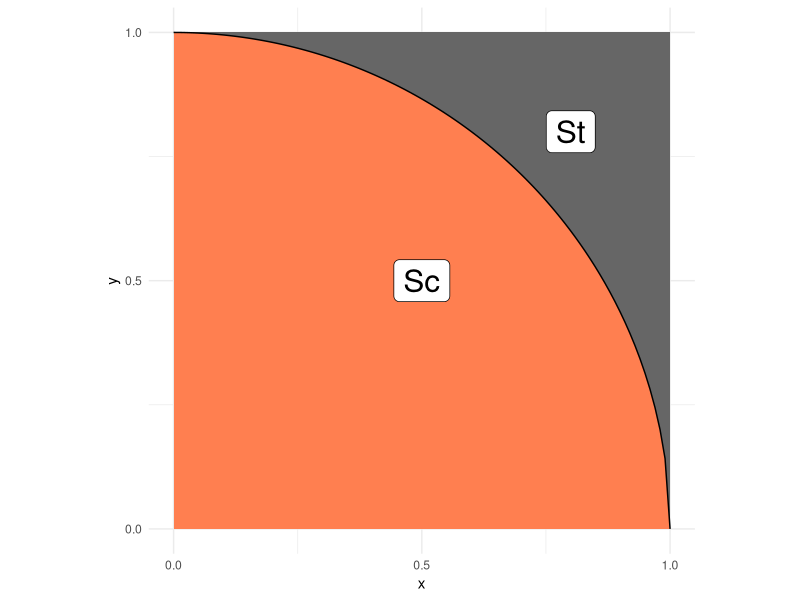
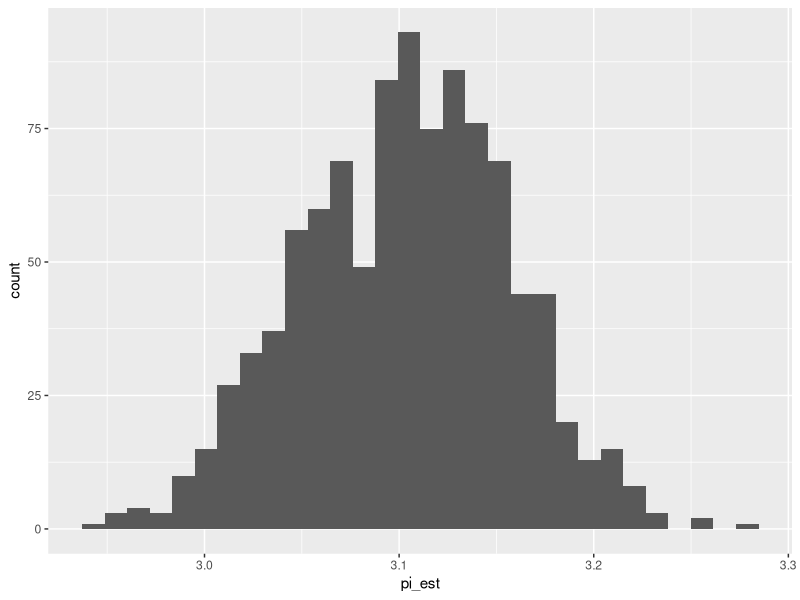

Reproduce these figures in R, in order.
## ---- chunk 1
library(tidyverse)
library(rsample)
## ---- chunk 2
## NOTE: No need to edit; this visual helps explain the pi estimation scheme
tibble(x = seq(0, 1, length.out = 100)) %>%
  mutate(y = sqrt(1 - x^2)) %>%

  ggplot(aes(x, y)) +
  annotate(
    "rect",
    xmin = 0, ymin = 0, xmax = 1, ymax = 1,
    fill = "grey40",
    size = 1
  ) +
  geom_ribbon(aes(ymin = 0, ymax = y), fill = "coral") +
  geom_line() +
  annotate(
    "label",
    x = 0.5, y = 0.5, label = "Sc",
    size = 8
  ) +
  annotate(
    "label",
    x = 0.8, y = 0.8, label = "St",
    size = 8
  ) +
  scale_x_continuous(breaks = c(0, 1/2, 1)) +
  scale_y_continuous(breaks = c(0, 1/2, 1)) +
  theme_minimal() +
  coord_fixed()
## ---- chunk 3
## TASK: Choose a sample size and generate samples
set.seed(101)
n <- 1000 # Choose a sample size
df_q1 <- tibble(
  x = runif(n, min = 0, max = 1), # Generate the data
  y = runif(n, min = 0, max = 1)
)
df_q1
## ---- chunk 4
## NOTE: Do not edit this code
# Correct sample size
assertthat::assert_that(
  dim(df_q1) %>% 
    .[[1]] == n,
  msg = "The sample size should be `n`"
)
# Correct column names
assertthat::assert_that(
  setequal(names(df_q1), c("x", "y")),
  msg = "df_q1 must include the columns `x` and `y`"
)
print("Good")
## ---- chunk 5
## TASK: Finish implementing this function
stat <- function(x, y) {
  # TODO: Finish implementing this function
  ifelse(x^2 + y^2 <= 1, 4, 0)
}
## ---- chunk 6
## TASK: Finish writing these assert statements

# Check the value for points *inside* the circle
assertthat::assert_that(
    tibble(x = .25, y = .25) %>% # Pick a point *inside* the circle
    mutate(stat = stat(x, y)) %>% 
    pull(stat) %>% 
    .[[1]] == 4,
  # ???, # Write the correct value of stat() here
  msg = "Incorrect value when a point is inside the circle"
)

# Check the value for points *outside* the circle
assertthat::assert_that(
    tibble(x = 1, y = 1) %>% # Pick a point *outside* the circle
    mutate(stat = stat(x, y)) %>% 
    pull(stat) %>% 
    .[[1]] == 0,
  # ???, # Write the correct value of stat() here
  msg = "Incorrect value when a point is outside the circle"
)
print("Your assertions passed, but make sure they're checking the right thing!")
## ---- chunk 7
## TASK: Estimate pi using your data from q1

df_q3 <- df_q1 %>%
  mutate(stat_value = stat(x, y)) %>% 
  summarize(pi_est = mean(stat_value))

df_q3
## ---- chunk 8
## NOTE: Do not edit this code
# Correct sample size
assertthat::assert_that(
  dim(df_q3) %>% 
    .[[1]] == 1,
  msg = "This result should have just one row"
)
# Correct column names
assertthat::assert_that(
  setequal(names(df_q3), c("pi_est")),
  msg = "df_q3 must include the column `pi_est`"
)
print("Good")
## ---- chunk 9
## TASK: Finish the code below
df_q4 <- 
  df_q1 %>% 
  bootstraps(., times = 1000) %>% 
  mutate(
    pi_est = map_dbl(
      splits,
      function(split_df) {
        analysis(split_df) %>% 
          mutate(stat_value = stat(x, y)) %>% 
          summarize(pi_est = mean(stat_value)) %>% 
          pull(pi_est)
      }
    )
  )

## NOTE: Do not edit; use this to visualize your results
df_q4 %>% 
  ggplot(aes(pi_est)) +
  geom_histogram()
## ---- chunk 10
## TASK: Compute a bootstrap confidence interval at the 95% level (alpha = 0.05)
df_q5 <- 
  df_q4 %>% 
  summarize(
    # TODO: Compute pi_lo and pi_up
    pi_lo = quantile(pi_est, .025),
    pi_up = quantile(pi_est, .975)
  )

df_q5
## ---- chunk 11

df_q6 <- df_q1 %>%
  mutate(stat_value = stat(x, y)) %>% 
  summarize(
    pi_est = mean(stat_value),
    est_sd = sd(stat_value)       
  ) %>%
  mutate(
    lo_pi = pi_est - qnorm(1 - (1 - 0.95)/2) * est_sd / sqrt(n),
    hi_pi = pi_est + qnorm(1 - (1 - 0.95)/2) * est_sd / sqrt(n)
  )


# Extract values
lo_q6 <- df_q6 %>% 
  pull(lo_pi)
hi_q6 <- df_q6 %>% 
  pull(hi_pi)

df_q6
lo_q6
hi_q6
